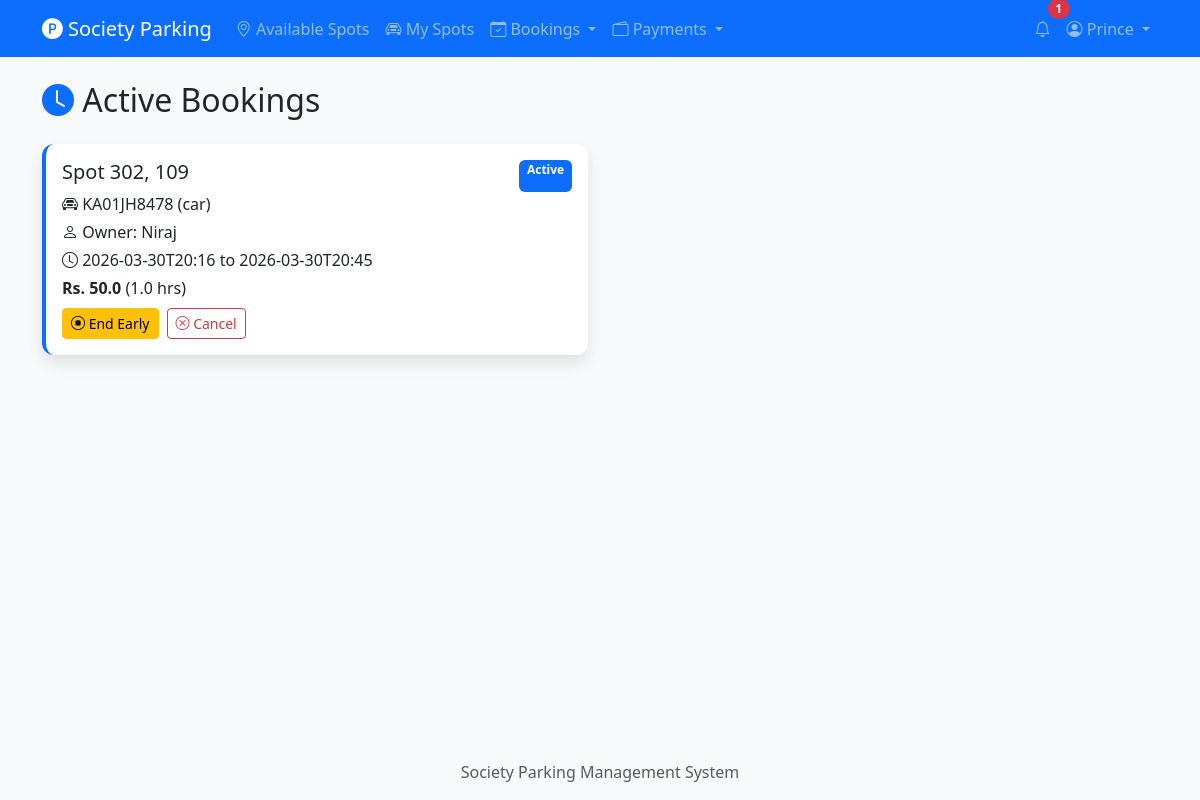
The page /bookings/active (signed in) on the database its author committed.
### tables this page shows
CREATE TABLE users (
    id INTEGER PRIMARY KEY AUTOINCREMENT,
    name TEXT NOT NULL,
    email TEXT UNIQUE NOT NULL,
    password_hash TEXT NOT NULL,
    flat_number TEXT NOT NULL,
    phone TEXT NOT NULL,
    role TEXT NOT NULL DEFAULT 'resident',
    is_active INTEGER NOT NULL DEFAULT 1,
    created_at TIMESTAMP DEFAULT CURRENT_TIMESTAMP
);

CREATE TABLE bookings (
    id INTEGER PRIMARY KEY AUTOINCREMENT,
    spot_id INTEGER NOT NULL,
    booked_by INTEGER NOT NULL,
    vehicle_number TEXT NOT NULL,
    vehicle_type TEXT NOT NULL DEFAULT 'car',
    start_time TIMESTAMP NOT NULL,
    end_time TIMESTAMP NOT NULL,
    actual_end_time TIMESTAMP,
    total_hours REAL,
    total_amount REAL,
    status TEXT NOT NULL DEFAULT 'active',
    created_at TIMESTAMP DEFAULT CURRENT_TIMESTAMP,
    FOREIGN KEY (spot_id) REFERENCES parking_spots (id),
    FOREIGN KEY (booked_by) REFERENCES users (id)
);

CREATE TABLE parking_spots (
    id INTEGER PRIMARY KEY AUTOINCREMENT,
    owner_id INTEGER NOT NULL,
    spot_number TEXT NOT NULL,
    location_description TEXT,
    is_available INTEGER NOT NULL DEFAULT 1,
    hourly_rate REAL NOT NULL,
    available_from TEXT,
    available_until TEXT,
    created_at TIMESTAMP DEFAULT CURRENT_TIMESTAMP,
    FOREIGN KEY (owner_id) REFERENCES users (id)
);

### routes/bookings.py (the view)
@bookings_bp.route('/bookings/active')
@login_required
def active_bookings():
    bookings = get_active_bookings_by_user(current_user.id)
    return render_template('bookings/active.html', bookings=bookings)

### db.py (called while the page is built)
def get_db():
    if 'db' not in g:
        g.db = sqlite3.connect(current_app.config['DATABASE'])
        g.db.row_factory = sqlite3.Row
        g.db.execute("PRAGMA foreign_keys = ON")
    return g.db

### models/booking.py (called while the page is built)
def get_active_bookings_by_user(user_id):
    db = get_db()
    return db.execute(
        """SELECT b.*, ps.spot_number, ps.hourly_rate, o.name as owner_name
           FROM bookings b
           JOIN parking_spots ps ON b.spot_id = ps.id
           JOIN users o ON ps.owner_id = o.id
           WHERE b.booked_by = ? AND b.status = 'active'
           ORDER BY b.start_time ASC""",
        (user_id,)
    ).fetchall()

### models/notification.py (called while the page is built)
def get_unread_count(user_id):
    db = get_db()
    row = db.execute(
        "SELECT COUNT(*) as cnt FROM notifications WHERE user_id = ? AND is_read = 0",
        (user_id,)
    ).fetchone()
    return row['cnt']

### models/user.py (called while the page is built)
def row_to_user(row):
    if row is None:
        return None
    return User(
        id=row['id'], name=row['name'], email=row['email'],
        password_hash=row['password_hash'], flat_number=row['flat_number'],
        phone=row['phone'], role=row['role'], is_active=row['is_active'],
        created_at=row['created_at']
    )

def get_user_by_id(user_id):
    db = get_db()
    row = db.execute("SELECT * FROM users WHERE id = ?", (user_id,)).fetchone()
    return row_to_user(row)

    @property
    def is_active(self):
        return bool(self._is_active)

    @property
    def is_admin(self):
        return self.role == 'admin'

### templates/bookings/active.html (shortened to what this page needs)
{% extends "base.html" %}
{% block content %}
<h2 class="mb-4"><i class="bi bi-clock-fill text-primary"></i> Active Bookings</h2>
{% if bookings %}
<div class="row">
    {% for b in bookings %}
    <div class="col-md-6 mb-4">
        <div class="card shadow booking-active">
            <div class="card-body">
                <div class="d-flex justify-content-between">
                    <h5 class="card-title">Spot {{ b['spot_number'] }}</h5>
                    <span class="badge bg-primary">Active</span>
                </div>
                <p class="mb-1"><i class="bi bi-car-front"></i> {{ b['vehicle_number'] }} ({{ b['vehicle_type'] }})</p>
                <p class="mb-1"><i class="bi bi-person"></i> Owner: {{ b['owner_name'] }}</p>
                <p class="mb-1"><i class="bi bi-clock"></i> {{ b['start_time'][:16] }} to {{ b['end_time'][:16] }}</p>
                <p class="mb-2"><strong>Rs. {{ b['total_amount'] }}</strong> ({{ b['total_hours'] }} hrs)</p>
                <div class="d-flex gap-2">
                    <a href="{{ url_for('bookings.end_booking_early', booking_id=b['id']) }}"
                       class="btn btn-warning btn-sm" onclick="return confirm('End this booking now? You will be charged pro-rated.')">
                        <i class="bi bi-stop-circle"></i> End Early
                    </a>
                    <a href="{{ url_for('bookings.cancel_booking_route', booking_id=b['id']) }}"
                       class="btn btn-outline-danger btn-sm" onclick="return confirm('Cancel this booking?')">
                        <i class="bi bi-x-circle"></i> Cancel
                    </a>
                </div>
            </div>
        </div>
    </div>
    {% endfor %}
</div>
{% else %}
<div class="empty-state">
    <i class="bi bi-check-circle"></i>
    <h4>No active bookings</h4>
    <p>You don't have any ongoing parking bookings.</p>
</div>
{% endif %}
{% endblock %}

### templates/base.html (shortened to what this page needs)
<!DOCTYPE html>
<html lang="en">
<head>
    <link href="https://cdn.jsdelivr.net/npm/bootstrap@5.3.2/dist/css/bootstrap.min.css" rel="stylesheet">
    <link href="https://cdn.jsdelivr.net/npm/bootstrap-icons@1.11.2/font/bootstrap-icons.css" rel="stylesheet">
    <link href="{{ url_for('static', filename='css/style.css') }}" rel="stylesheet">
</head>
<body>
    <nav class="navbar navbar-expand-lg navbar-dark bg-primary">
        <div class="container">
            <a class="navbar-brand" href="{{ url_for('spots.list_spots') }}">
                <i class="bi bi-p-circle-fill"></i> Society Parking
            </a>
            <div class="collapse navbar-collapse" id="navbarNav">
                <ul class="navbar-nav me-auto">
                    <li class="nav-item">
                        <a class="nav-link" href="{{ url_for('spots.list_spots') }}">
                            <i class="bi bi-geo-alt"></i> Available Spots
                        </a>
                    </li>
                    {% if current_user.is_authenticated %}
                    <li class="nav-item">
                        <a class="nav-link" href="{{ url_for('spots.my_spots') }}">
                            <i class="bi bi-car-front"></i> My Spots
                        </a>
                    </li>
                    <li class="nav-item dropdown">
                        <a class="nav-link dropdown-toggle" href="#" role="button" data-bs-toggle="dropdown">
                            <i class="bi bi-calendar-check"></i> Bookings
                        </a>
                    </li>
                    <li class="nav-item dropdown">
                        <a class="nav-link dropdown-toggle" href="#" role="button" data-bs-toggle="dropdown">
                            <i class="bi bi-wallet2"></i> Payments
                        </a>
                    </li>
                    {% endif %}
                </ul>
                <ul class="navbar-nav">
                    {% if current_user.is_authenticated %}
                    <li class="nav-item">
                        <a class="nav-link position-relative" href="{{ url_for('notifications.list_notifications') }}">
                            <i class="bi bi-bell"></i>
                            {% if unread_notification_count > 0 %}
                            <span class="position-absolute top-0 start-100 translate-middle badge rounded-pill bg-danger">
                                {{ unread_notification_count }}
                            </span>
                            {% endif %}
                        </a>
                    </li>
                    <li class="nav-item dropdown">
                        <a class="nav-link dropdown-toggle" href="#" role="button" data-bs-toggle="dropdown">
                            <i class="bi bi-person-circle"></i> {{ current_user.name }}
                        </a>
                    </li>
                    {% endif %}
                </ul>
            </div>
        </div>
    </nav>
    <div class="container mt-4">
        {% block content %}{% endblock %}
    </div>
    <footer class="mt-5 py-3 bg-light text-center text-muted">
        <div class="container">
            Society Parking Management System
        </div>
    </footer>
</body>
</html>

### static/css/style.css (style rules this page uses)
body { min-height: 100vh; display: flex; flex-direction: column; background-color: #f8f9fa; }
.container.mt-4 { flex: 1; }
.card { border: none; border-radius: 12px; }
.card.shadow { box-shadow: 0 0.5rem 1rem rgba(0, 0, 0, 0.1) !important; }
.booking-active { border-left: 4px solid #0d6efd; }
.navbar-brand i { font-size: 1.3rem; }

### rows shown on the page
users: name "Prince"
bookings: spot_number "302, 109", vehicle_number "KA01JH8478", vehicle_type "car", owner_name "Niraj", start_time "2026-03-30T20:16", end_time "2026-03-30T20:45", total_amount "50.0", total_hours "1.0"

### other values the page prints
{{ unread_notification_count }} "1"
